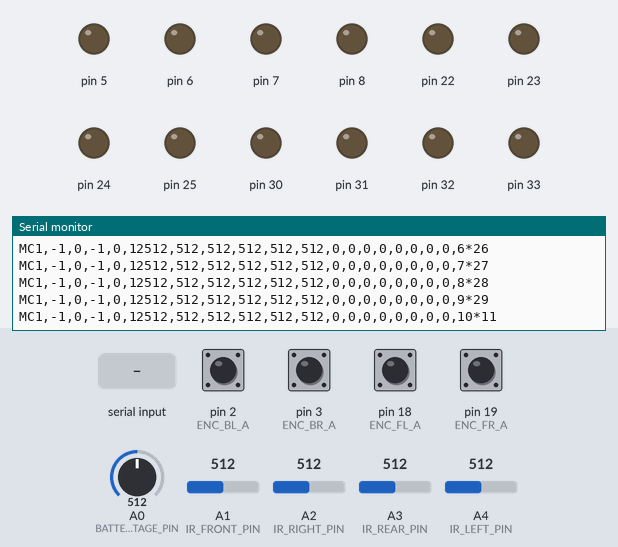
This sketch was run on a simulated Arduino Mega 2560, built with avr-gcc and run on an emulated ATmega2560. Parts: output pins drawn as LEDs (lit = HIGH), the last lines printed to the serial monitor. Inputs (shaded band) come from the test bench; at power-on: pin 2 (ENC_BL_A), pin 3 (ENC_BR_A), pin 18 (ENC_FL_A), pin 19 (ENC_FR_A) HIGH, A0 (BATTERY_VOLTAGE_PIN) = 512, A1 (IR_FRONT_PIN) = 512, A2 (IR_RIGHT_PIN) = 512, A3 (IR_REAR_PIN) = 512, A4 (IR_LEFT_PIN) = 512. Pins used as bus, display or sensor lines are not drawn.

Above: at 1.2 s.
1.3 s: "PING\n" received over Serial
4.3 s: "STOP\n" received over Serial
At 4.91 s:
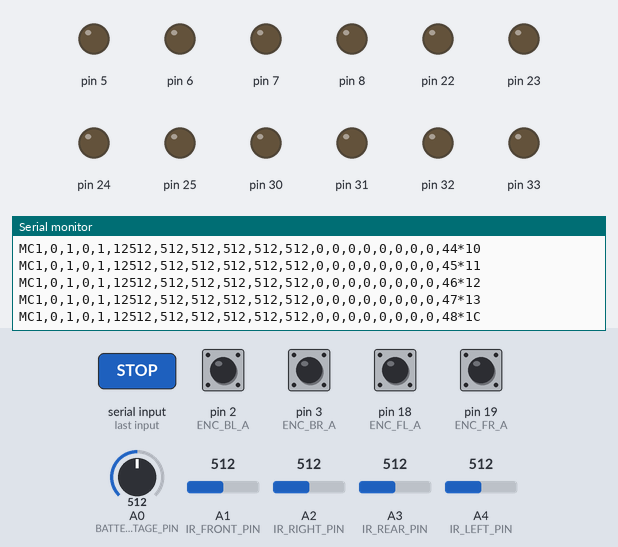
6.4 s: "90,45\n" received over Serial
At 6.41 s:
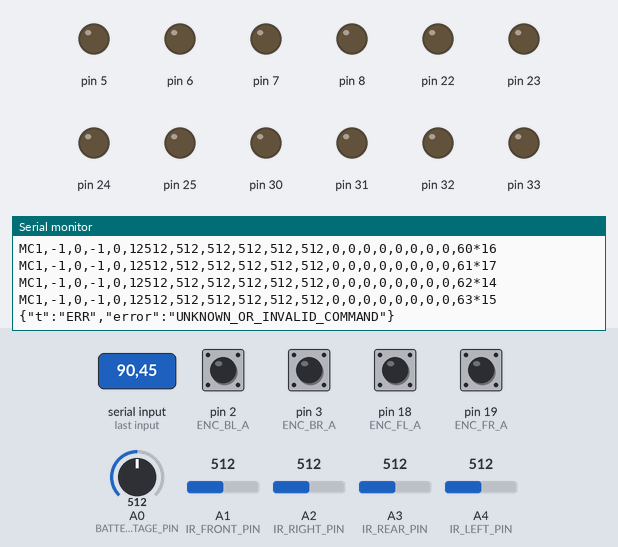

Measured:
- after the input at 4.3 s, the serial monitor: prints a new line at once (image 1)

The sketch:

motor_controller_mega.ino
```cpp
#include <Arduino.h>
#include <SPI.h>
#include <stdio.h>
#include <stdlib.h>
#include <string.h>
#include <mcp_can.h>

#include "battery_sensor.h"
#include "encoder.h"
#include "ir_sensors.h"
#include "motor.h"
#include "robot_config.h"

// -----------------------------------------------------------------------------
// Command/status codes shared with the CAN sender, can_receiver and FastAPI.
// -----------------------------------------------------------------------------
enum RobotCommand : uint8_t
{
    STOP = 0,
    FORWARD = 1,
    BACKWARD = 2,
    LEFT = 3,
    RIGHT = 4,
    FORWARD_LEFT = 5,
    FORWARD_RIGHT = 6,
    BACKWARD_LEFT = 7,
    BACKWARD_RIGHT = 8,
    SPIN_LEFT = 9,
    SPIN_RIGHT = 10,
    PUMP_ON = 11,
    PUMP_OFF = 12,
    HEAD_UP = 13,
    HEAD_DOWN = 14
};

MCP_CAN CAN0(CAN_CS_PIN);

int lastMotorStatus = -1;
bool motorCanAlive = false;
unsigned long lastMotorMessageTime = 0;

int lastArmStatus = -1;
bool armCanAlive = false;
unsigned long lastArmMessageTime = 0;

int serialMotorStatus = STOP;
bool serialMotorOverride = false;
unsigned long lastSerialMotorCommandTime = 0;

int serialArmStatus = STOP;
bool serialArmOverride = false;
unsigned long lastSerialArmCommandTime = 0;
unsigned long lastCanForwardTime = 0;

unsigned long lastControlLoopMs = 0;
unsigned long lastTelemetryMs = 0;
uint16_t telemetrySequence = 0;

BatterySample batterySample = {0, 0};
IrSample irSample = {0, 0, 0, 0};

bool valid_motor_status(uint8_t value)
{
    return value <= SPIN_RIGHT;
}

bool valid_arm_status(uint8_t value)
{
    return value <= BACKWARD_RIGHT ||
           value == PUMP_ON ||
           value == PUMP_OFF ||
           value == HEAD_UP ||
           value == HEAD_DOWN;
}

void apply_motor_from_status(RobotCommand command)
{
    switch (command)
    {
        case FORWARD: motor_forward(); break;
        case BACKWARD: motor_backward(); break;
        case LEFT: motor_slide_left(); break;
        case RIGHT: motor_slide_right(); break;
        case FORWARD_LEFT: motor_forward_left(); break;
        case FORWARD_RIGHT: motor_forward_right(); break;
        case BACKWARD_LEFT: motor_backward_left(); break;
        case BACKWARD_RIGHT: motor_backward_right(); break;
        case SPIN_LEFT: motor_spin_left(); break;
        case SPIN_RIGHT: motor_spin_right(); break;
        case STOP:
        default: motor_stop(); break;
    }
}

bool send_can_command(unsigned long id, uint8_t command)
{
    uint8_t payload[1] = {command};
    return CAN0.sendMsgBuf(id, 0, 1, payload) == CAN_OK;
}

void process_can_message(unsigned long id, uint8_t length, uint8_t *data)
{
    if (length < 1)
    {
        return;
    }

    const uint8_t value = data[0];
    const unsigned long now = millis();

    if (id == CAN_ID_MOTOR)
    {
        if (!valid_motor_status(value))
        {
            motorCanAlive = false;
            if (!serialMotorOverride) motor_stop();
            return;
        }

        lastMotorStatus = value;
        motorCanAlive = true;
        lastMotorMessageTime = now;
        if (!serialMotorOverride)
        {
            apply_motor_from_status(static_cast<RobotCommand>(value));
        }
        return;
    }

    if (id == CAN_ID_ARM)
    {
        if (!valid_arm_status(value))
        {
            armCanAlive = false;
            return;
        }

        lastArmStatus = value;
        armCanAlive = true;
        lastArmMessageTime = now;
    }
}

void read_can_bus()
{
    while (CAN0.checkReceive() == CAN_MSGAVAIL)
    {
        unsigned long id = 0;
        uint8_t length = 0;
        uint8_t data[8] = {0};

        if (CAN0.readMsgBuf(&id, &length, data) == CAN_OK)
        {
            process_can_message(id, length, data);
        }
    }
}

// -----------------------------------------------------------------------------
// FastAPI -> Mega serial protocol
// -----------------------------------------------------------------------------
bool parse_code(const char *line, const char *prefix, int minimum, int maximum, int *result)
{
    const size_t prefixLength = strlen(prefix);
    if (strncmp(line, prefix, prefixLength) != 0 || line[prefixLength] == '\0')
    {
        return false;
    }

    char *end = nullptr;
    const long value = strtol(line + prefixLength, &end, 10);
    if (*end != '\0' || value < minimum || value > maximum)
    {
        return false;
    }

    *result = static_cast<int>(value);
    return true;
}

void serial_ack(const __FlashStringHelper *command)
{
    Serial.print(F("{\"t\":\"ACK\",\"cmd\":\""));
    Serial.print(command);
    Serial.println(F("\",\"ok\":true}"));
}

void serial_error(const __FlashStringHelper *reason)
{
    Serial.print(F("{\"t\":\"ERR\",\"error\":\""));
    Serial.print(reason);
    Serial.println(F("\"}"));
}

void set_serial_motor_command(int code)
{
    serialMotorStatus = code;
    serialMotorOverride = true;
    lastSerialMotorCommandTime = millis();
    apply_motor_from_status(static_cast<RobotCommand>(code));
}

void set_serial_arm_command(int code)
{
    serialArmStatus = code;
    serialArmOverride = true;
    lastSerialArmCommandTime = millis();
    send_can_command(CAN_ID_ARM, static_cast<uint8_t>(code));
}

void stop_all_from_serial()
{
    set_serial_motor_command(STOP);
    set_serial_arm_command(STOP);
    motor_stop();
}

void process_serial_command(char *line)
{
    if (line[0] == '\0')
    {
        return;
    }

    if (strcmp(line, "PING") == 0)
    {
        Serial.println(F("{\"t\":\"PONG\"}"));
        return;
    }

    if (strcmp(line, "STOP") == 0 || strcmp(line, "CMD:ALL:0") == 0)
    {
        stop_all_from_serial();
        serial_ack(F("ALL_STOP"));
        return;
    }

    int code = 0;
    if (parse_code(line, "CMD:MOTOR:", STOP, SPIN_RIGHT, &code))
    {
        set_serial_motor_command(code);
        serial_ack(F("MOTOR"));
        return;
    }

    if (parse_code(line, "CMD:ARM:", STOP, HEAD_DOWN, &code) &&
        valid_arm_status(static_cast<uint8_t>(code)))
    {
        set_serial_arm_command(code);
        serial_ack(F("ARM"));
        return;
    }

    serial_error(F("UNKNOWN_OR_INVALID_COMMAND"));
}

void process_serial_commands()
{
    static char line[48];
    static uint8_t length = 0;

    while (Serial.available() > 0)
    {
        const char character = static_cast<char>(Serial.read());

        if (character == '\n')
        {
            line[length] = '\0';
            process_serial_command(line);
            length = 0;
        }
        else if (character != '\r')
        {
            if (length < sizeof(line) - 1)
            {
                line[length++] = character;
            }
            else
            {
                length = 0;
            }
        }
    }
}

void service_serial_overrides(unsigned long now)
{
    if (serialMotorOverride &&
        now - lastSerialMotorCommandTime > SERIAL_COMMAND_TIMEOUT_MS)
    {
        serialMotorOverride = false;
        if (motorCanAlive)
        {
            apply_motor_from_status(static_cast<RobotCommand>(lastMotorStatus));
        }
        else
        {
            motor_stop();
        }
    }

    if (serialArmOverride &&
        now - lastSerialArmCommandTime > SERIAL_COMMAND_TIMEOUT_MS)
    {
        serialArmOverride = false;
        send_can_command(CAN_ID_ARM, STOP);
    }

    if (serialArmOverride &&
        now - lastCanForwardTime >= CAN_FORWARD_INTERVAL_MS)
    {
        lastCanForwardTime = now;
        send_can_command(CAN_ID_ARM, static_cast<uint8_t>(serialArmStatus));
    }
}

void check_can_timeouts(unsigned long now)
{
    if (motorCanAlive && now - lastMotorMessageTime > CAN_TIMEOUT_MS)
    {
        motorCanAlive = false;
        lastMotorStatus = -1;
        if (!serialMotorOverride) motor_stop();
    }

    if (armCanAlive && now - lastArmMessageTime > CAN_TIMEOUT_MS)
    {
        armCanAlive = false;
        lastArmStatus = -1;
    }
}

// -----------------------------------------------------------------------------
// Telemetry: Mega -> FastAPI
// MC1,motor_code,motor_alive,arm_code,arm_alive,battery_mV,battery_adc,
//     ir_front,ir_right,ir_rear,ir_left,
//     enc_fl,enc_fr,enc_bl,enc_br,
//     speed_fl,speed_fr,speed_bl,speed_br,seq*CK
// -----------------------------------------------------------------------------
uint8_t calculate_xor_checksum(const char *payload)
{
    uint8_t checksum = 0;
    while (*payload != '\0')
    {
        checksum ^= static_cast<uint8_t>(*payload);
        payload++;
    }
    return checksum;
}

int active_motor_status()
{
    return serialMotorOverride ? serialMotorStatus :
        (motorCanAlive ? lastMotorStatus : -1);
}

int active_arm_status()
{
    return serialArmOverride ? serialArmStatus :
        (armCanAlive ? lastArmStatus : -1);
}

void send_can_telemetry()
{
    const int16_t speed_fl = static_cast<int16_t>(encoder_get_speed_fl());
    const int16_t speed_fr = static_cast<int16_t>(encoder_get_speed_fr());
    const int16_t speed_bl = static_cast<int16_t>(encoder_get_speed_bl());
    const int16_t speed_br = static_cast<int16_t>(encoder_get_speed_br());

    uint8_t payload[8] = {
        static_cast<uint8_t>(active_motor_status() < 0 ? STOP : active_motor_status()),
        (serialMotorOverride || motorCanAlive) ? 1 : 0,
        static_cast<uint8_t>((speed_fl >> 8) & 0xFF),
        static_cast<uint8_t>(speed_fl & 0xFF),
        static_cast<uint8_t>((speed_fr >> 8) & 0xFF),
        static_cast<uint8_t>(speed_fr & 0xFF),
        static_cast<uint8_t>((speed_bl >> 8) & 0xFF),
        static_cast<uint8_t>(speed_bl & 0xFF),
    };
    CAN0.sendMsgBuf(CAN_ID_TELEMETRY, 0, 8, payload);
}

void send_serial_telemetry()
{
    char payload[256];
    const int motorStatus = active_motor_status();
    const int armStatus = active_arm_status();

    snprintf(
        payload,
        sizeof(payload),
        "MC1,%d,%d,%d,%d,%lu,%u,%u,%u,%u,%u,%ld,%ld,%ld,%ld,%ld,%ld,%ld,%ld,%u",
        motorStatus,
        (serialMotorOverride || motorCanAlive) ? 1 : 0,
        armStatus,
        (serialArmOverride || armCanAlive) ? 1 : 0,
        static_cast<unsigned long>(batterySample.millivolts),
        batterySample.adc,
        irSample.front,
        irSample.right,
        irSample.rear,
        irSample.left,
        encoder_get_ticks_fl(),
        encoder_get_ticks_fr(),
        encoder_get_ticks_bl(),
        encoder_get_ticks_br(),
        static_cast<long>(encoder_get_speed_fl()),
        static_cast<long>(encoder_get_speed_fr()),
        static_cast<long>(encoder_get_speed_bl()),
        static_cast<long>(encoder_get_speed_br()),
        telemetrySequence);

    const uint8_t checksum = calculate_xor_checksum(payload);
    Serial.print(payload);
    Serial.print('*');
    if (checksum < 0x10) Serial.print('0');
    Serial.println(checksum, HEX);
    telemetrySequence++;
}

void send_telemetry()
{
    batterySample = battery_read();
    irSample = ir_sensors_read();
    send_can_telemetry();
    send_serial_telemetry();
}

void setup()
{
    Serial.begin(115200);

    motor_init();
    encoder_init();
    battery_init();
    ir_sensors_init();

    // D53 is Mega hardware SS and must stay OUTPUT/HIGH while using SPI.
    pinMode(SPI_SS_PIN, OUTPUT);
    digitalWrite(SPI_SS_PIN, HIGH);
    pinMode(CAN_CS_PIN, OUTPUT);
    digitalWrite(CAN_CS_PIN, HIGH);
    SPI.begin();

    while (CAN0.begin(MCP_ANY, CAN_500KBPS, CAN_CLOCK_SET) != CAN_OK)
    {
        delay(1000);
    }
    CAN0.setMode(MCP_NORMAL);

    motor_stop();
    const unsigned long now = millis();
    lastControlLoopMs = now;
    lastTelemetryMs = now;
    lastCanForwardTime = now;
}

void loop()
{
    process_serial_commands();
    read_can_bus();

    const unsigned long now = millis();
    check_can_timeouts(now);
    service_serial_overrides(now);

    if (now - lastControlLoopMs >= CONTROL_LOOP_INTERVAL_MS)
    {
        const float dt = static_cast<float>(now - lastControlLoopMs) / 1000.0f;
        lastControlLoopMs = now;
        encoder_update_speeds(dt);
        motor_update_pid(dt);
    }

    if (now - lastTelemetryMs >= TELEMETRY_INTERVAL_MS)
    {
        lastTelemetryMs = now;
        send_telemetry();
    }
}
```

battery_sensor.cpp
```cpp
#include "battery_sensor.h"
#include "robot_config.h"

void battery_init()
{
    pinMode(BATTERY_VOLTAGE_PIN, INPUT);
}

BatterySample battery_read()
{
    const uint16_t adc = static_cast<uint16_t>(analogRead(BATTERY_VOLTAGE_PIN));
    const float moduleVoltage =
        (static_cast<float>(adc) * ADC_REFERENCE_VOLTAGE) / ADC_COUNTS;
    const float batteryVoltage = moduleVoltage *
        ((BATTERY_R1_OHMS + BATTERY_R2_OHMS) / BATTERY_R2_OHMS);

    return BatterySample{
        adc,
        batteryVoltage > 0.0f
            ? static_cast<uint32_t>(batteryVoltage * 1000.0f + 0.5f)
            : 0,
    };
}
```

battery_sensor.h
```cpp
#ifndef MOTOR_CONTROLLER_MEGA_BATTERY_SENSOR_H
#define MOTOR_CONTROLLER_MEGA_BATTERY_SENSOR_H

#include <Arduino.h>

struct BatterySample
{
    uint16_t adc;
    uint32_t millivolts;
};

void battery_init();
BatterySample battery_read();

#endif
```

encoder.cpp
```cpp
#include "encoder.h"
#include "robot_config.h"

static volatile long ticks_fl = 0;
static volatile long ticks_fr = 0;
static volatile long ticks_bl = 0;
static volatile long ticks_br = 0;

static long last_ticks_fl = 0;
static long last_ticks_fr = 0;
static long last_ticks_bl = 0;
static long last_ticks_br = 0;

static float speed_fl = 0.0f;
static float speed_fr = 0.0f;
static float speed_bl = 0.0f;
static float speed_br = 0.0f;

void isr_enc_fl() { ticks_fl += digitalRead(ENC_FL_B) == HIGH ? ENC_FL_DIR : -ENC_FL_DIR; }
void isr_enc_fr() { ticks_fr += digitalRead(ENC_FR_B) == HIGH ? ENC_FR_DIR : -ENC_FR_DIR; }
void isr_enc_bl() { ticks_bl += digitalRead(ENC_BL_B) == HIGH ? ENC_BL_DIR : -ENC_BL_DIR; }
void isr_enc_br() { ticks_br += digitalRead(ENC_BR_B) == HIGH ? ENC_BR_DIR : -ENC_BR_DIR; }

void encoder_init()
{
    pinMode(ENC_FL_A, INPUT_PULLUP);
    pinMode(ENC_FL_B, INPUT_PULLUP);
    pinMode(ENC_FR_A, INPUT_PULLUP);
    pinMode(ENC_FR_B, INPUT_PULLUP);
    pinMode(ENC_BL_A, INPUT_PULLUP);
    pinMode(ENC_BL_B, INPUT_PULLUP);
    pinMode(ENC_BR_A, INPUT_PULLUP);
    pinMode(ENC_BR_B, INPUT_PULLUP);

    attachInterrupt(digitalPinToInterrupt(ENC_FL_A), isr_enc_fl, RISING);
    attachInterrupt(digitalPinToInterrupt(ENC_FR_A), isr_enc_fr, RISING);
    attachInterrupt(digitalPinToInterrupt(ENC_BL_A), isr_enc_bl, RISING);
    attachInterrupt(digitalPinToInterrupt(ENC_BR_A), isr_enc_br, RISING);
}

void encoder_reset()
{
    noInterrupts();
    ticks_fl = ticks_fr = ticks_bl = ticks_br = 0;
    interrupts();
    last_ticks_fl = last_ticks_fr = last_ticks_bl = last_ticks_br = 0;
    speed_fl = speed_fr = speed_bl = speed_br = 0.0f;
}

long encoder_get_ticks_fl() { noInterrupts(); long value = ticks_fl; interrupts(); return value; }
long encoder_get_ticks_fr() { noInterrupts(); long value = ticks_fr; interrupts(); return value; }
long encoder_get_ticks_bl() { noInterrupts(); long value = ticks_bl; interrupts(); return value; }
long encoder_get_ticks_br() { noInterrupts(); long value = ticks_br; interrupts(); return value; }

float encoder_get_speed_fl() { return speed_fl; }
float encoder_get_speed_fr() { return speed_fr; }
float encoder_get_speed_bl() { return speed_bl; }
float encoder_get_speed_br() { return speed_br; }

void encoder_update_speeds(float dt)
{
    if (dt <= 0.0f) return;

    noInterrupts();
    const long cur_fl = ticks_fl;
    const long cur_fr = ticks_fr;
    const long cur_bl = ticks_bl;
    const long cur_br = ticks_br;
    interrupts();

    speed_fl = static_cast<float>(cur_fl - last_ticks_fl) / dt;
    speed_fr = static_cast<float>(cur_fr - last_ticks_fr) / dt;
    speed_bl = static_cast<float>(cur_bl - last_ticks_bl) / dt;
    speed_br = static_cast<float>(cur_br - last_ticks_br) / dt;
    last_ticks_fl = cur_fl;
    last_ticks_fr = cur_fr;
    last_ticks_bl = cur_bl;
    last_ticks_br = cur_br;
}
```

encoder.h
```cpp
#ifndef MOTOR_CONTROLLER_MEGA_ENCODER_H
#define MOTOR_CONTROLLER_MEGA_ENCODER_H

#include <Arduino.h>

void encoder_init();
void encoder_reset();
long encoder_get_ticks_fl();
long encoder_get_ticks_fr();
long encoder_get_ticks_bl();
long encoder_get_ticks_br();
float encoder_get_speed_fl();
float encoder_get_speed_fr();
float encoder_get_speed_bl();
float encoder_get_speed_br();
void encoder_update_speeds(float dt);

#endif
```

ir_sensors.cpp
```cpp
#include "ir_sensors.h"
#include "robot_config.h"

void ir_sensors_init()
{
    pinMode(IR_FRONT_PIN, INPUT);
    pinMode(IR_RIGHT_PIN, INPUT);
    pinMode(IR_REAR_PIN, INPUT);
    pinMode(IR_LEFT_PIN, INPUT);
}

IrSample ir_sensors_read()
{
    return IrSample{
        static_cast<uint16_t>(analogRead(IR_FRONT_PIN)),
        static_cast<uint16_t>(analogRead(IR_RIGHT_PIN)),
        static_cast<uint16_t>(analogRead(IR_REAR_PIN)),
        static_cast<uint16_t>(analogRead(IR_LEFT_PIN)),
    };
}
```

ir_sensors.h
```cpp
#ifndef MOTOR_CONTROLLER_MEGA_IR_SENSORS_H
#define MOTOR_CONTROLLER_MEGA_IR_SENSORS_H

#include <Arduino.h>

struct IrSample
{
    uint16_t front;
    uint16_t right;
    uint16_t rear;
    uint16_t left;
};

void ir_sensors_init();
IrSample ir_sensors_read();

#endif
```

motor.h
```cpp
#ifndef MOTOR_CONTROLLER_MEGA_MOTOR_H
#define MOTOR_CONTROLLER_MEGA_MOTOR_H

#include <Arduino.h>

void motor_init();
void motor_stop();
void motor_forward();
void motor_backward();
void motor_slide_left();
void motor_slide_right();
void motor_forward_left();
void motor_forward_right();
void motor_backward_left();
void motor_backward_right();
void motor_spin_left();
void motor_spin_right();
void motor_update_pid(float dt);
void set_raw_motor_speeds(int pwm_fl, int pwm_fr, int pwm_bl, int pwm_br);

#endif
```

Source omitted: motor.cpp (4554 bytes), robot_config.h (2068 bytes)
